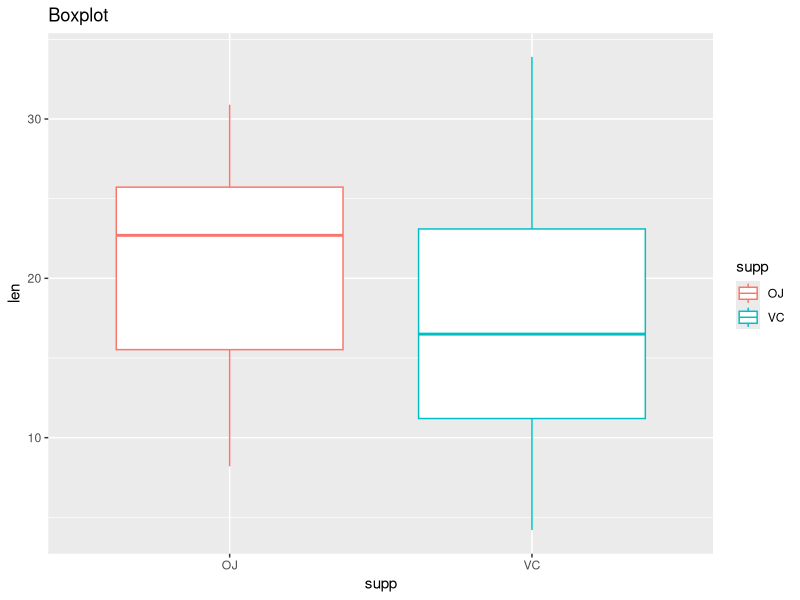
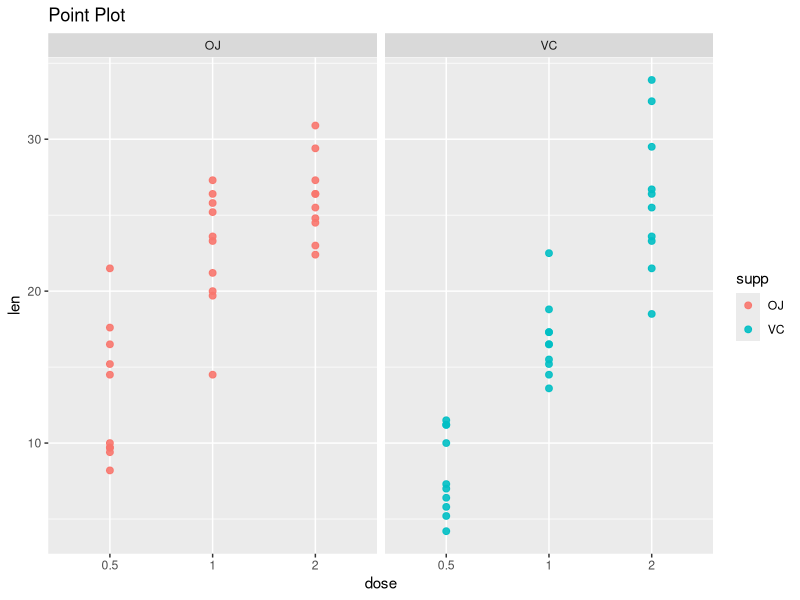
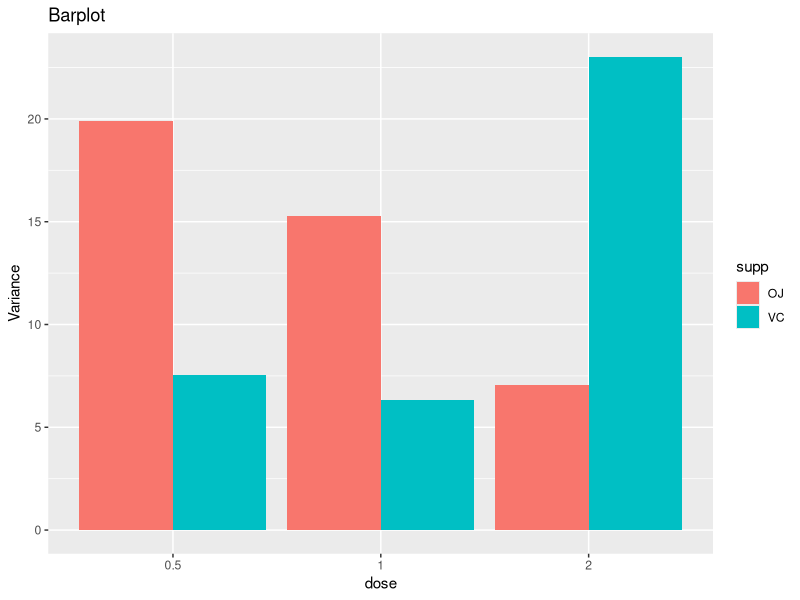
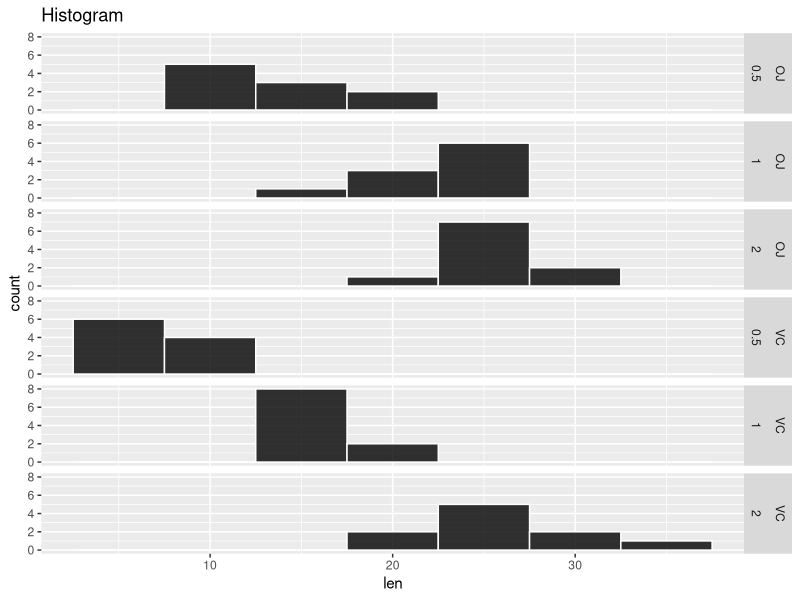

The R script that drew these images, in order: (Note: this script raises an error after producing the figures.)
## ---- chunk 1

data("ToothGrowth")
library(ggplot2)
library(dplyr)
library(knitr)
opts_chunk$set(results = "hide")
#group the data by supp and dose
Tooth_by_Supp_Dose <- ToothGrowth %>%
    group_by(supp, dose)
#change class of dose into factor
Tooth_by_Supp_Dose$dose <- as.factor(Tooth_by_Supp_Dose$dose)
Var_By_Supp <- Tooth_by_Supp_Dose %>%
    group_by(supp, dose) %>%
    summarise(Variance = var(len))
## ---- chunk 2
str(ToothGrowth)
summary(ToothGrowth)
## ---- chunk 3
par(mfrow = c(2, 2))
summary_plot <- ggplot(data=ToothGrowth, aes(x=supp, y=len)) + 
    geom_boxplot(aes(color = supp)) +
    ggtitle("Boxplot")
## ---- chunk 4
Growth_Plot <- ggplot(data = Tooth_by_Supp_Dose, aes(x=dose, y=len)) +
    geom_point(aes(color=supp), alpha=0.9, size = 2) +
    facet_grid(.~ supp) + 
    ggtitle("Point Plot")
## ---- chunk 5
op <- par(mfrow=c(1,2)) 
summary_plot
Growth_Plot
par(op) 
## ---- chunk 6
Bar_Plot <- ggplot(data=Var_By_Supp,aes(x=dose, y = Variance)) +
    geom_bar(aes(fill = supp), position = "dodge", stat="identity") + 
    ggtitle("Barplot")

## ---- chunk 7
#So variances are equal.
Hist_Plot <- ggplot(data= Tooth_by_Supp_Dose, aes(len)) + 
    geom_histogram(binwidth=5,colour = "white",fill = "black",alpha=0.8) + 
    facet_grid(supp + dose ~ .) + 
    ggtitle("Histogram")
#the assumption that the data distributed in the shape of mound is acceptable, since each unite of observations is identical and randomly chosen. 
## ---- chunk 8
op <- par(mfrow=c(1,2)) 
Bar_Plot
Hist_Plot
par(op) 
## ---- chunk 9
Dose_0.5 <- filter(ToothGrowth, dose == 0.5)
test_0.5 <- t.test(len ~ supp, paired = FALSE, var.equal = FALSE, data = Dose_0.5)
test_0.5
## ---- chunk 10
Dose_1.0 <- filter(ToothGrowth, dose == 1.0)
test_1.0 <- t.test(len ~ supp, paired = FALSE, var.equal = FALSE, data = Dose_1.0)
test_1.0
## ---- chunk 11
Dose_2.0 <- filter(ToothGrowth, dose == 2.0)
test_2.0 <- t.test(len ~ supp, paired = FALSE, var.equal = FALSE, data = Dose_2.0)
test_2.0
